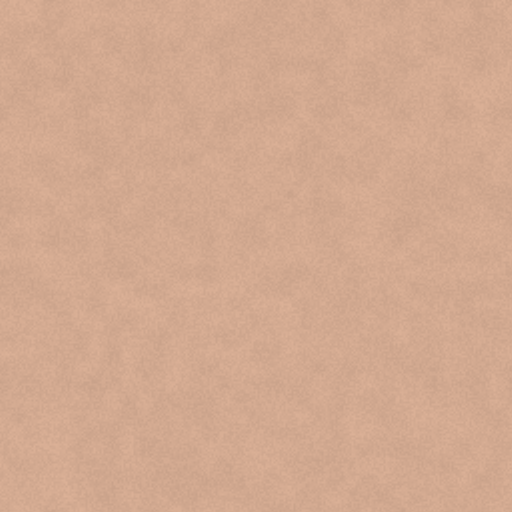
#> input picture believe-it/assets/characters/caecilia_gabriel/v03/skin.png, 512 x 512 px, found by its file name
$ python viktoria_skin_match.py
#> lines starting #> are read from the running program, lines starting #| are printed output that depends on the picture
from pathlib import Path
from PIL import Image, ImageStat, ImageFilter
import json
R=Path(__file__).resolve().parents[1]
out=R/'assets/characters/viktoria/v04'
im=Image.open(R/'assets/characters/viktoria/v03/skin.png').convert('RGB')
#> im is the input picture: PIL image 512x512 RGB; mean R, G, B 210, 169, 144
ref=Image.open(out/'ref/concept_gemini.png').convert('RGB')
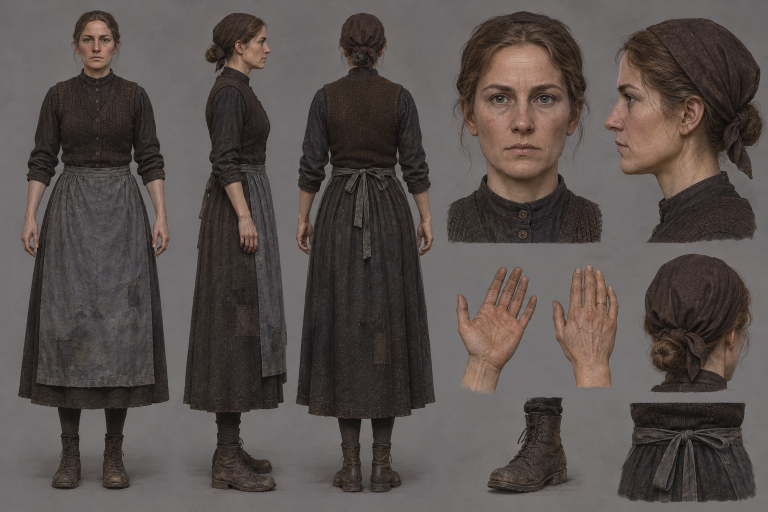
#> input picture believe-it/assets/characters/viktoria/v04/ref/concept_gemini.png, 1536 x 1024 px (shown at 1/2 size)
#> ref is the input picture: PIL image 1536x1024 RGB; mean R, G, B 87.4, 79.5, 76.8
target=ImageStat.Stat(ref.crop((990,223,1020,250))).mean
#> target = [161.8, 125.6, 111.6]
mean=ImageStat.Stat(im).mean
#> mean = [210, 169, 144]
gain=[t*.94/m for t,m in zip(target,mean)]
#> gain = [0.724, 0.698, 0.729]
im=Image.merge('RGB',[ch.point(lambda v,k=k:max(0,min(255,int(v*gain[k])))) for k,ch in enumerate(im.split())])
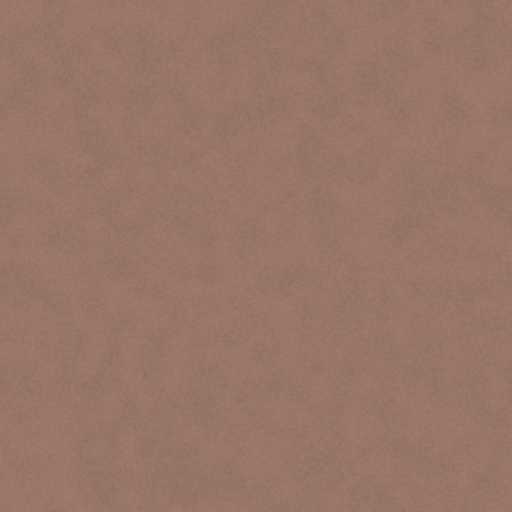
#> im: PIL image 512x512 RGB; mean R, G, B 151.6, 117.6, 104.4
im.save(out/'skin.png')
(out/'skin-match.json').write_text(json.dumps({'source':'v03/skin.png','referenceCrop':[990,223,1020,250],'gain':gain},indent=2))
